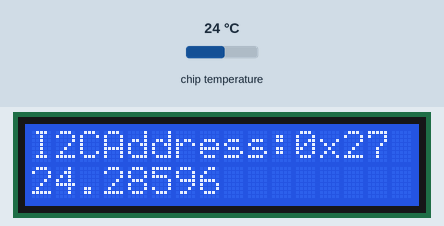
A program run on a simulated Raspberry Pi Pico running MicroPython. Shown: 16×2 character LCD. Inputs (shaded band) come from the test bench; at power-on: chip temperature 24 °C. Library files of the repository ran but are not shown: pico_i2c_lcd.py; what the program prints to the serial console is not drawn.

Above: at 1.2 s.
1.3 s: chip temperature set to 1 °C
At 2.0 s:
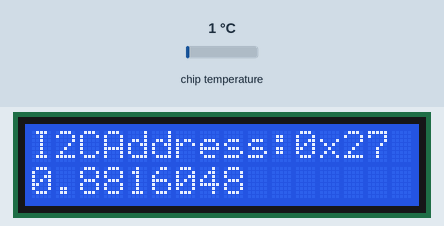
2.8 s: chip temperature set to 11 °C
At 3.9 s:
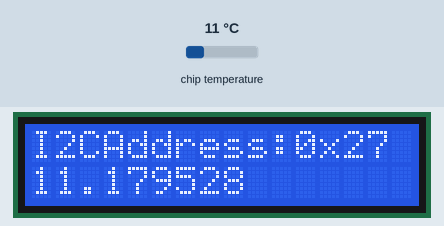
4.3 s: chip temperature set to 22 °C
At 5.4 s:
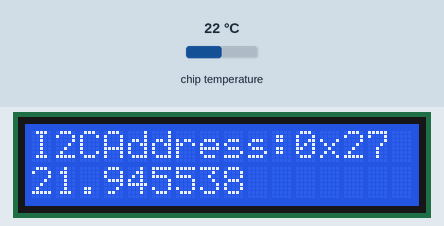
Timing chart, 0 to 7.3 s (numbered marks = the images above; inputs shaded):
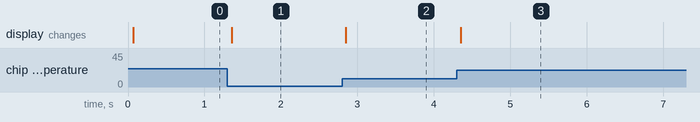

The program:

main.py
```python
from machine import I2C, Pin, ADC
from pico_i2c_lcd import I2cLcd

"""
From the 1602A LCD Datasheet. The I2C 1602 LCD module is a 2 line by 16 character display interfaced to an I2C daughter board.
Specifications: 2 lines by 16 characters
I2C Address Range: 0x20 to 0x27 (Default=0x27, addressable)
Operating Voltage: 5 Vdc
Contrast: Adjustable by potentiometer on I2C interface
Size: 80mm x 36mm x 20 mm
Viewable area: 66mm x 16mm

Drivers provided by https://www.circuitschools.com/
Note: Adjust the potentiometer when you do not see any characters on the display
"""

i2c = I2C(0, sda=Pin(8), scl=Pin(9), freq=400000)

I2C_ADDR = i2c.scan()[0]
lcd = I2cLcd(i2c, I2C_ADDR, 2, 16)

temppin = ADC(4)

def temp():
    data = temppin.read_u16() * (3.3/65543)
    temp = 27 - (data - 0.706) / 0.001721
    return temp

while True:
    print(I2C_ADDR, "| Hex:", hex(I2C_ADDR))
    lcd.move_to(0, 0)
    lcd.putstr("I2CAddress:" + hex(I2C_ADDR) + "\n")
    lcd.move_to(0, 1)
    lcd.putstr(f"{temp()}")
```

Measured:
- after the input at 1.3 s, the display: changes after 0.06 s (image 1)
- after the input at 2.8 s, the display: changes after 0.05 s (image 2)
- after the input at 4.3 s, the display: changes after 0.06 s (image 3)
